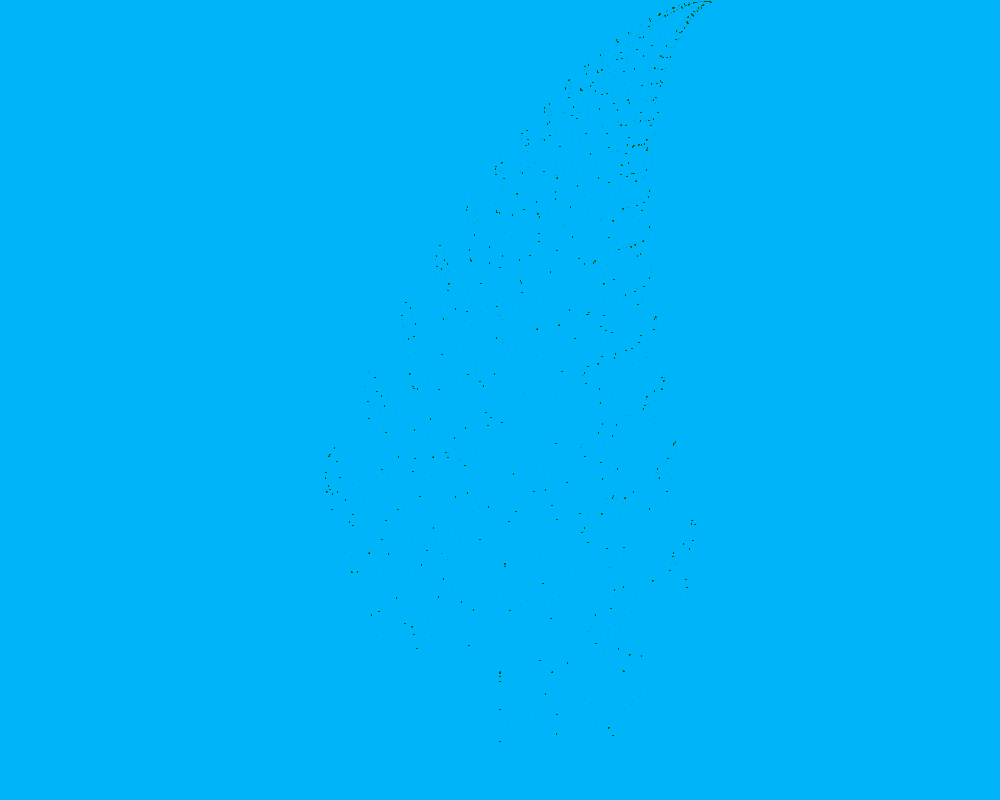
Frame 1 (no input)
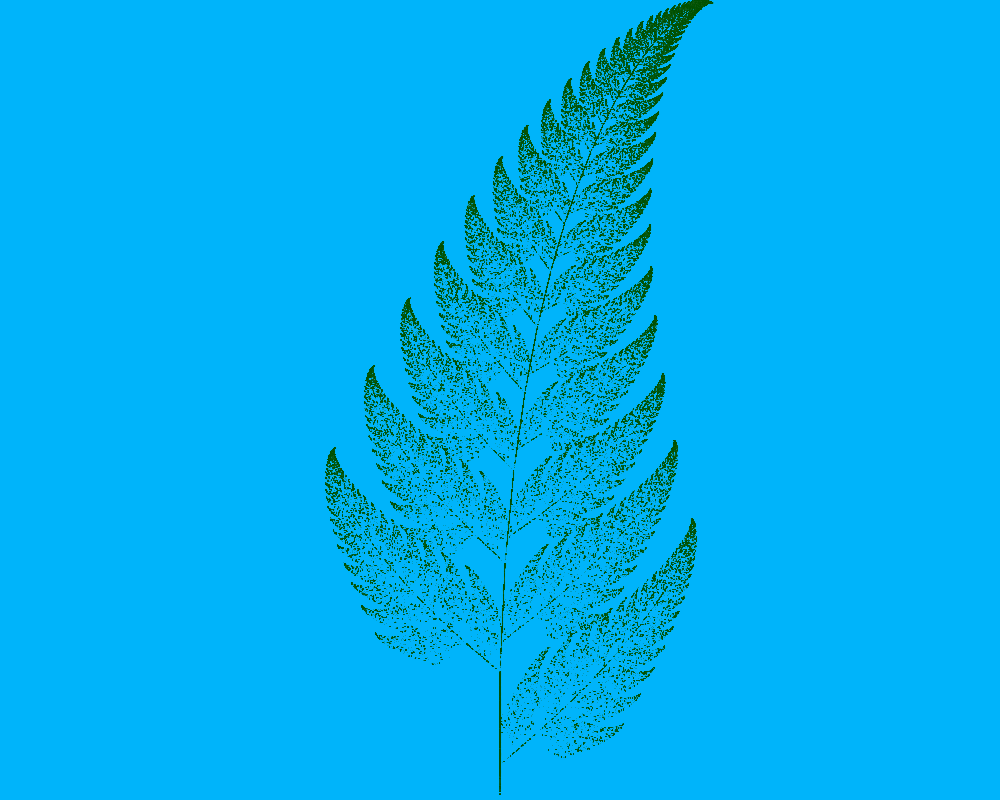
Frame 60 (the mouse pressed at the canvas centre just before this capture)
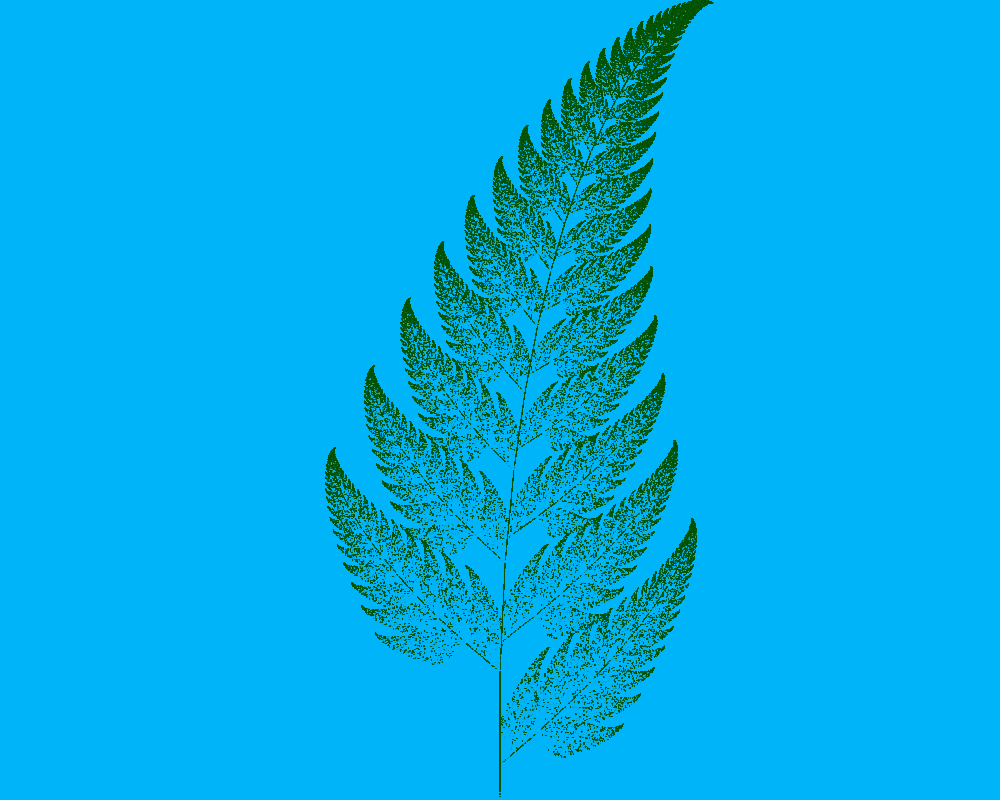
Frame 120 (the mouse held since frame 60 and released just before this capture)

The Processing sketch that drew these frames (run headless with seeded random() and noise(); from frame 60 on, the mouse is pressed at the canvas centre):

// Processing sketch: processing_168404
// ── processing_168404.pde

PVector point;

void setup(){
  background(0,180,250);
  size(1000,800);
  point = new PVector(0, 0);

  frameRate(20);
  stroke(0,80,0);
  //fill(22,95,26,100);
  
}

void draw(){
  translate(width/2, height);
  for(int i = 0; i < 1000; i++){
    int rnd = (int)random(0,100);
    point = iterate(point, rnd);
    ellipse(80*point.x, -80*point.y,.25,.25);
   //ellipse(0,0,100,100); 
  }

}

PVector iterate(PVector old, int index){
  float x,y;
  if(index <85){
    x = .85*old.x + .04*old.y;
    y = -.04*old.x + .85*old.y + 1.6;
  } else if (index < 92){
    x = .2 * old.x -.26*old.y;
    y = .23 * old.x + .22 * old.y + 1.6;
  } else if (index < 99){
    x = -.15 * old.x + .28*old.y;
    y = .26 * old.x + .24*old.y + .44;
  } else {
    x = 0;
    y = .16 * old.y;
  }
  return new PVector(x,y);
}
